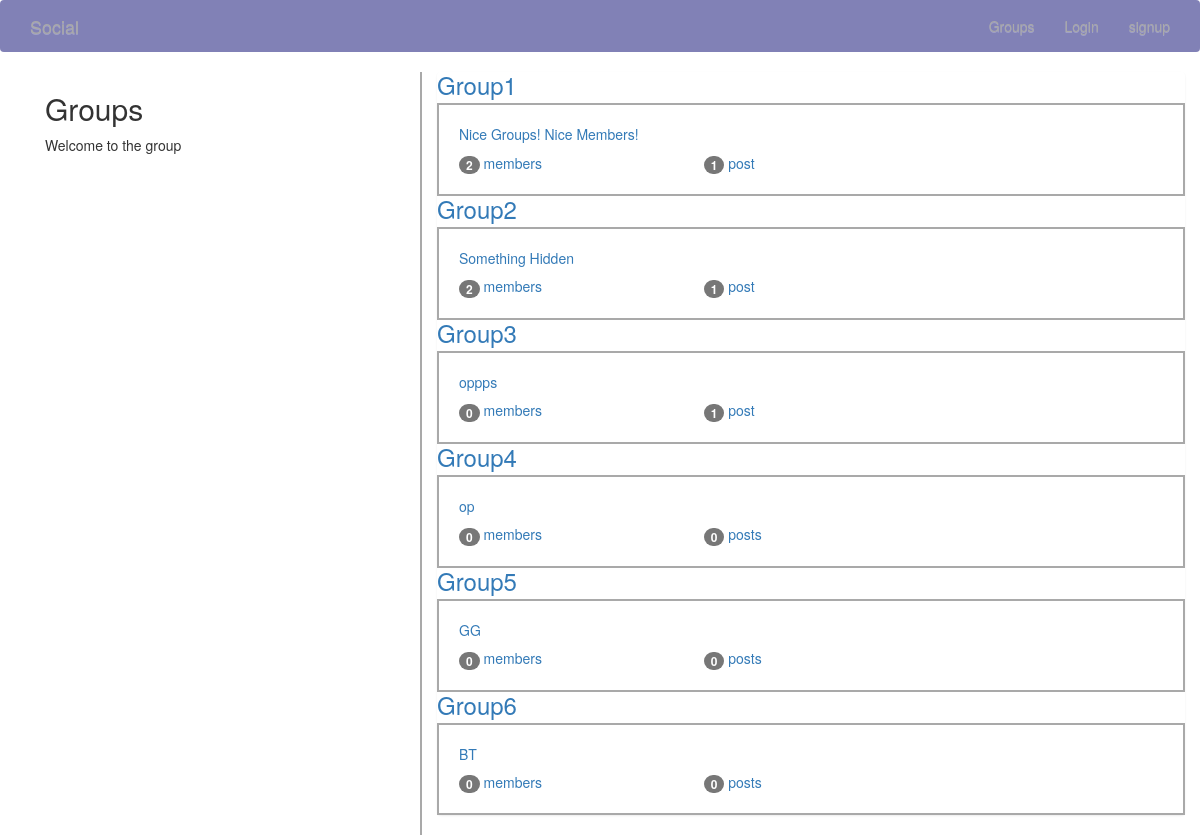
The app's page /groups/ with its own data.
### groups/models.py (models this page shows, shortened)
class Group(models.Model):
    name =models.CharField(max_length=255,unique=True)
    slug = models.SlugField(allow_unicode=True,unique=True)
    description = models.TextField(blank=True,default='')
    description_html = models.TextField(editable=False,default='',blank=True)
    members = models.ManyToManyField(User,through='GroupMember')
    class Meta:
        ordering = ['name']

### groups/views.py (the view)
# urls.py: path('',views.ListGroup.as_view(),name='all'),
class ListGroup(generic.ListView):
    model = Group

### groups/templates/groups/group_list.html (shortened to what this page needs)
{% extends 'groups/group_base.html' %}
{% block pregroup %}
    <div class="col-md-4">
        <div class="content">
            <h2>Groups</h2>
            <p>Welcome to the group</p>
        </div>
    </div>
{% endblock%}
{% block group_content%}
    <div class="col-md-8">
        <div class="list-group">
            {%for group in object_list %}
                <a href="{% url 'groups:single' slug=group.slug %}">
                    <h3 class="title list-group-item-heading">{{group.name}}</h3>
                    <div class="list-group-item-text container-fluid">
                        {{group.description_html|safe}}
                        <div class="row">
                            <div class="col-md-4">
                                <span class="badge">{{group.members.count}}</span>
                                member{{group.members.count|pluralize}}
                            </div>
                            <div class="col-md-4">
                                <span class="badge">{{group.posts.count}}</span>
                                post{{group.posts.count|pluralize}}
                            </div>
                        </div>
                    </div>
                </a>
            {%endfor%}
        </div>
    </div>
{%endblock%}

### groups/templates/groups/group_base.html (shortened to what this page needs)
{% extends 'base.html' %}
{% block content %}
    <div class="container">
        <div class="row">
            {% block pregroup %} {% endblock%}
            {% block group_content %} {% endblock%}
        </div>
    </div>
{% endblock %}

### templates/base.html (shortened to what this page needs)
<!DOCTYPE html>
{% load static %}
<html lang="en">
<head>
    <link rel="stylesheet" href="https://maxcdn.bootstrapcdn.com/bootstrap/3.3.7/css/bootstrap.min.css">
    <link rel="stylesheet" href="https://maxcdn.bootstrapcdn.com/bootstrap/3.3.7/css/bootstrap-theme.min.css">
<link rel="stylesheet" href="{% static 'simplesocial/css/master.css'%}">
</head>
<body>
    <nav class ="navbar mynav" role="navigation" id="navbar">
        <div class="container">
                <a class="navbar-brand mynav" href="{% url 'home'%}">Social</a>
            <ul class ="nav navbar-nav navbar-right">
                {% if user.is_authenticated %}
                <li><a href="{% url  'posts:create'%}">Post</a></li>
                <li><a href="{% url  'groups:all'%}">Groups</a></li>
                <li><a href="{% url  'groups:create'%}">Create Group</a></li>
                <li><a href="{% url 'accounts:logout' %}">Logout</a></li>
                {% else %}
                <li><a href="{% url  'groups:all'%}">Groups</a></li>
                <li><a href="{% url 'accounts:login' %}">Login</a></li>
                <li><a href="{% url 'accounts:signup' %}">signup</a></li>
                {% endif%}
            </ul>
        </div>
        </nav>
        <div class="container mycontent">
            {% block content%}
            {% endblock %}
        </div>
</body>
</html>

### static/simplesocial/css/master.css (style rules this page uses)
.navbar-brand, .navbar-nav>li>a { background-color: rgb(129, 129, 182); color: darkgray; }
* { overflow:visible }
.mynav { background-color: rgb(129, 129, 182); color: darkgray; }
.container-fluid { padding: 20px; border: darkgray solid 2px; }
.col-md-8 { border-left: darkgray solid 2px; }

### records on screen
Group: name "Group1", description_html "Nice Groups! Nice Members!", members.count "2", posts.count "1"
Group: name "Group2", description_html "Something Hidden", members.count "2", posts.count "1"
Group: name "Group3", description_html "oppps", members.count "0", posts.count "1"
Group: name "Group4", description_html "op", members.count "0", posts.count "0"
Group: name "Group5", description_html "GG", members.count "0", posts.count "0"
Group: name "Group6", description_html "BT", members.count "0", posts.count "0"
